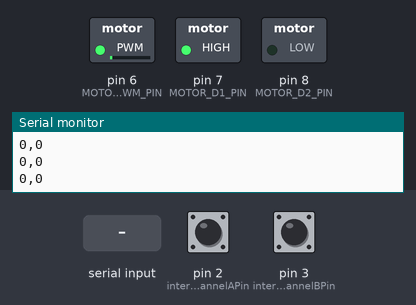
Bench run of a sketch on a simulated Arduino Uno, built with avr-gcc and run on an emulated ATmega328P. Shown: switched loads named in the sketch (green lamp = pin HIGH), the last lines printed to the serial monitor. The test bench sets the inputs (shaded band); at power-on: pin 2 (interruptChannelAPin) HIGH, pin 3 (interruptChannelBPin) HIGH.

Above: at 1.3 s.
1.4 s: "90,45\n" received over Serial
At 4.3 s:
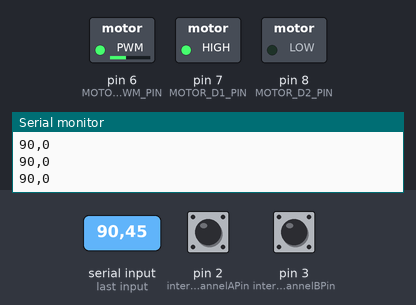
4.4 s: "1\n" received over Serial
At 5.7 s:
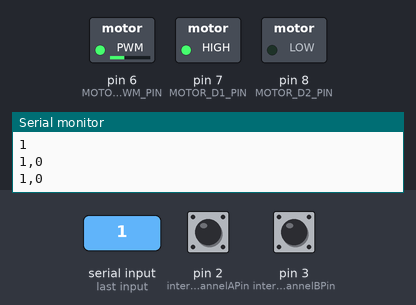
Timing chart, 0 to 13.4 s (numbered marks = the images above; inputs shaded):
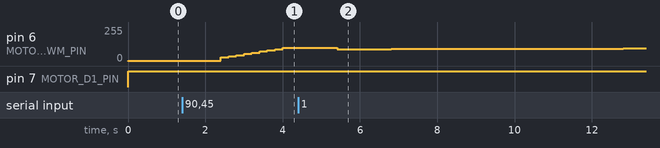

The sketch:

lab12.1-2.ino
```cpp
#define MOTOR_D1_PIN  7
#define MOTOR_D2_PIN  8
#define MOTOR_PWM_PIN 6

int  interruptChannelAPin = 2;
int  interruptChannelBPin = 3;

int encoderDirection;
volatile int encoderCount = 0;

bool previous_read;

void move_forward(int speed){
  digitalWrite(MOTOR_D1_PIN, HIGH);
  digitalWrite(MOTOR_D2_PIN, LOW);
  analogWrite(MOTOR_PWM_PIN, speed);
}
void move_backward(int speed){
  digitalWrite(MOTOR_D2_PIN, HIGH);
  digitalWrite(MOTOR_D1_PIN, LOW);
  analogWrite(MOTOR_PWM_PIN, speed);
}
void setSpeed(int speed){
  if (speed > 0){
    // Motor Forward
    if (speed > 100) {
      speed = 100;
    }
    move_forward(speed);
  }
  else if (speed < 0){
    speed = speed * (-1);
    if (speed > 100){
      speed = 100;
    }
    move_backward(speed);
  }
  else{
    move_forward(1);
  }
}

void Timer1_initailize (int period) {
  // initialize timer1
  noInterrupts(); // disable all interrupts
  TCCR1A = 0; // set entire TCCR1A register to 0
  TCCR1B = 0; // same for TCCR1B
  TCNT1 = 0;  // initialize counter value to 0
  // 0 --> 65535
  // OCR1A = 16000000.0 / (256.0 * 1000.0) -1
  OCR1A = (16000000.0 / (256.0 * 1000.0) * period -1);
  // Turn on CTC mode
  TCCR1B |= (1 << WGM12);
  // Set CS12, CS11 and CS10 bits for 256 prescaler
  TCCR1B |= (1 << CS12) | (0 << CS11) | (1 << CS10);
  // enable timer compare interrupt
  TIMSK1 |= (1 << OCIE1A);
  interrupts(); // enable all interrupts
}

void setup() {
  Serial.begin(9600);

  pinMode(MOTOR_D1_PIN, OUTPUT);
  pinMode(MOTOR_D2_PIN, OUTPUT);
  pinMode(MOTOR_PWM_PIN, OUTPUT);
  pinMode(A0, INPUT);

  pinMode(interruptChannelAPin, INPUT_PULLUP);
  pinMode(interruptChannelBPin, INPUT_PULLUP);

  attachInterrupt(digitalPinToInterrupt(interruptChannelAPin),
                 ChannelA_callback, RISING);

  attachInterrupt(digitalPinToInterrupt(interruptChannelBPin),
                 ChannelB_callback, RISING);
  Timer1_initailize(300);
}

int setpoint = 0;
int fb_speed = 0;
int errori = 0;
float kp = 0.3;
float ki = 0.1;

void loop(){
  int error = setpoint - fb_speed;
  int pid = kp * (float)(error) + ki * (float)(errori);
  errori += error;
  setSpeed(pid);  // pid = -255 --> 255

  Serial.print(setpoint);
  Serial.print(",");
  Serial.println(fb_speed);
  delay(200);
  //Serial.println(encoderCount);

  if(Serial.available()){
    String inString = Serial.readString();
    setpoint = inString.toInt();
    Serial.println(setpoint);
  }
}

void ChannelA_callback() {
  bool A = digitalRead(interruptChannelAPin);
  bool B = digitalRead(interruptChannelBPin);
  if ((A==1)&&(B==0)){
    // encoderDirection = 1
    encoderCount++;
  }
}

void ChannelB_callback(){
  bool A = digitalRead(interruptChannelAPin);
  bool B = digitalRead(interruptChannelBPin);
  if ((B==1)&&(A==0)){
    //encoderDirection = -1
    encoderCount--;
  }
}

/*  Ever 100 ms
  Reset the position encoderCount = 0
    Motor slow: encoderCount in 100ms is 200 pulse
    Motor fast: encoderCount in 100ms is 400 pulse
*/

ISR (TIMER1_COMPA_vect){
  fb_speed = encoderCount;
  encoderCount = 0;
}
```

Measured:
- after the input at 1.4 s, pin 6 (MOTOR_PWM_PIN): moves from 1/255 to 100/255 over 1.8 s, starting after 1.0 s
- after the input at 4.4 s, pin 6 (MOTOR_PWM_PIN): 100/255 → 90/255 after 1.0 s, → 91/255 1.4 s later, → 92/255 2.0 s later, → 93/255 2.0 s later, … (5 changes in this stretch)
